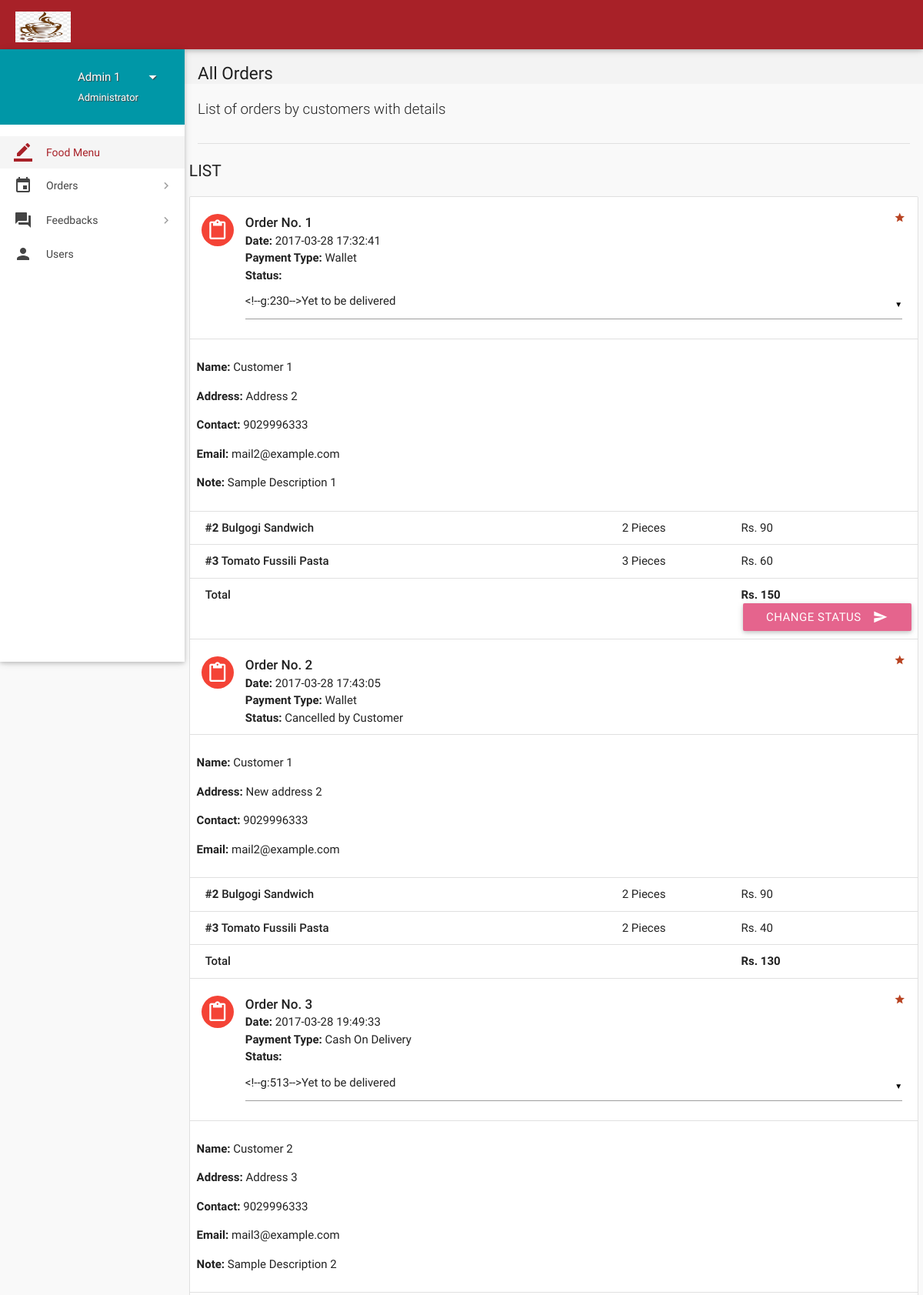
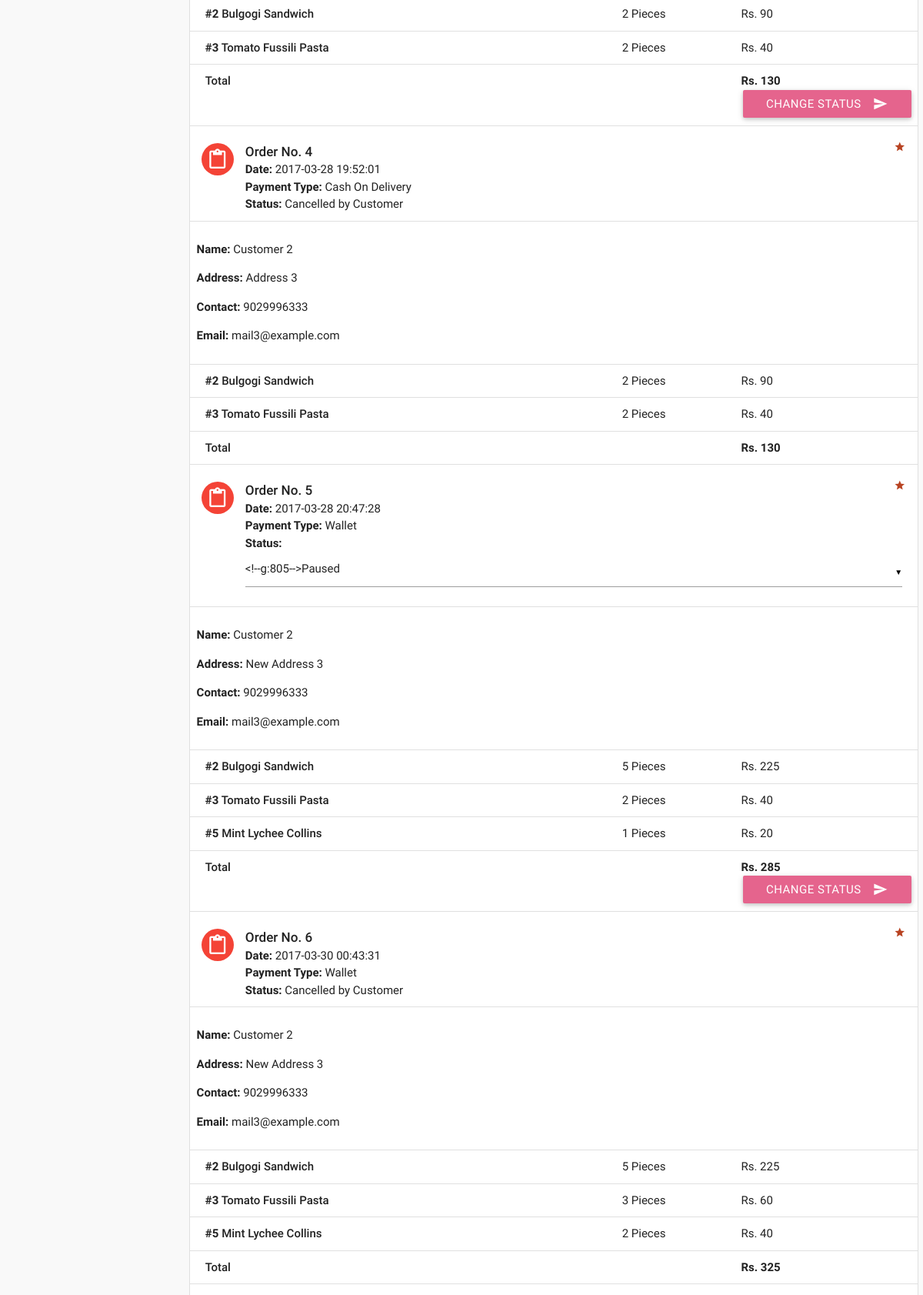
/user/all-orders.php (signed in, upper part), run on the app's committed database (2 pictures, top to bottom).
### tables this page shows
CREATE TABLE `orders` (
  `id` int(11) NOT NULL,
  `customer_id` int(11) NOT NULL,
  `address` varchar(300) NOT NULL,
  `description` varchar(300) NOT NULL,
  `date` datetime NOT NULL DEFAULT current_timestamp(),
  `payment_type` varchar(16) NOT NULL DEFAULT 'Wallet',
  `total` int(11) NOT NULL,
  `status` varchar(25) NOT NULL DEFAULT 'Yet to be delivered',
  `deleted` tinyint(4) NOT NULL DEFAULT 0
);

CREATE TABLE `users` (
  `id` int(11) NOT NULL,
  `role` varchar(15) NOT NULL DEFAULT 'Customer',
  `name` varchar(15) NOT NULL,
  `username` varchar(100) NOT NULL,
  `password` varchar(16) NOT NULL,
  `email` varchar(35) DEFAULT NULL,
  `address` varchar(300) DEFAULT NULL,
  `contact` bigint(11) NOT NULL,
  `verified` tinyint(1) NOT NULL DEFAULT 0,
  `deleted` tinyint(4) NOT NULL DEFAULT 0
);

CREATE TABLE `order_details` (
  `id` int(11) NOT NULL,
  `order_id` int(11) NOT NULL,
  `item_id` int(11) NOT NULL,
  `quantity` int(11) NOT NULL,
  `price` int(11) NOT NULL
);

CREATE TABLE `items` (
  `id` int(11) NOT NULL,
  `name` varchar(50) NOT NULL,
  `price` int(11) NOT NULL,
  `deleted` tinyint(4) NOT NULL DEFAULT 0,
  `image` mediumblob NOT NULL
);

### user/all-orders.php (the view, shortened to what this page needs)
<?php
include "includes/admin_header.php";
?>
<section id="content">
    <div id="breadcrumbs-wrapper">
        <div class="container">
            <div class="row">
                <div class="col s12 m12 l12">
                    <h5 class="breadcrumbs-title">All Orders</h5>
                </div>
            </div>
        </div>
    </div>
    <div class="container">
        <p class="caption">List of orders by customers with details</p>
        <div class="divider"></div>
        <div id="work-collections" class="seaction">
            <?php
if (isset($_GET['status'])) {
    $status = $_GET['status'];
} else {
    $status = '%';
}
$sql = mysqli_query($con, "SELECT * FROM orders WHERE status LIKE '$status';");
echo '<div class="row">
                <div>
                    <h4 class="header">List</h4>
                    <ul id="issues-collection" class="collection">';
while ($row = mysqli_fetch_array($sql)) {
    $status = $row['status'];
    $deleted = $row['deleted'];
    echo '<li class="collection-item avatar">
                              <i class="mdi-content-content-paste red circle"></i>
                              <span class="collection-header">Order No. ' . $row['id'] . '</span>
                              <p><strong>Date:</strong> ' . $row['date'] . '</p>
                              <p><strong>Payment Type:</strong> ' . $row['payment_type'] . '</p>
							  <p><strong>Status:</strong> ' . ($deleted ? $status : '
							  <form method="post" action="handlers/edit-orders.php">
							    <input type="hidden" value="' . $row['id'] . '" name="id">
								<select name="status">
								<option value="Yet to be delivered" ' . ($status == 'Yet to be delivered' ? 'selected' : '') . '>Yet to be delivered</option>
								<option value="Delivered" ' . ($status == 'Delivered' ? 'selected' : '') . '>Delivered</option>
								<option value="Cancelled by Admin" ' . ($status == 'Cancelled by Admin' ? 'selected' : '') . '>Cancelled by Admin</option>
								<option value="Paused" ' . ($status == 'Paused' ? 'selected' : '') . '>Paused</option>
								</select>
							  ') . '</p>
                              <a href="#" class="secondary-content"><i class="mdi-action-grade"></i></a>
                              </li>';
    $order_id = $row['id'];
    $customer_id = $row['customer_id'];
    $sql1 = mysqli_query($con, "SELECT * FROM order_details WHERE order_id = $order_id;");
    $sql3 = mysqli_query($con, "SELECT * FROM users WHERE id = $customer_id;");
    while ($row3 = mysqli_fetch_array($sql3)) {
        echo '<li class="collection-item">
                            <div class="row">
							<p><strong>Name: </strong>' . $row3['name'] . '</p>
							<p><strong>Address: </strong>' . $row['address'] . '</p>
							' . ($row3['contact'] == '' ? '' : '<p><strong>Contact: </strong>' . $row3['contact'] . '</p>') . '
							' . ($row3['email'] == '' ? '' : '<p><strong>Email: </strong>' . $row3['email'] . '</p>') . '
							' . (!empty($row['description']) ? '<p><strong>Note: </strong>' . $row['description'] . '</p>' : '') . '
                            </li>';
    }
    while ($row1 = mysqli_fetch_array($sql1)) {
        $item_id = $row1['item_id'];
        $sql2 = mysqli_query($con, "SELECT * FROM items WHERE id = $item_id;");
        while ($row2 = mysqli_fetch_array($sql2)) {
            $item_name = $row2['name'];
        }
        echo '<li class="collection-item">
                            <div class="row">
                            <div class="col s7">
                            <p class="collections-title"><strong>#' . $row1['item_id'] . '</strong> ' . $item_name . '</p>
                            </div>
                            <div class="col s2">
                            <span>' . $row1['quantity'] . ' Pieces</span>
                            </div>
                            <div class="col s3">
                            <span>Rs. ' . $row1['price'] . '</span>
                            </div>
                            </div>
                            </li>';
    }
    echo '<li class="collection-item">
                                        <div class="row">
                                            <div class="col s7">
                                                <p class="collections-title"> Total</p>
                                            </div>
                                            <div class="col s2">
											<span> </span>
                                            </div>
                                            <div class="col s3">
                                                <span><strong>Rs. ' . $row['total'] . '</strong></span>
                                            </div>';
    if (!$deleted) {
        echo '<button class="btn waves-effect waves-light right submit" type="submit" name="action">Change Status
                                              <i class="mdi-content-send right"></i>
										</button>
										</form>';
    }
    echo '</div></li>';
}
?>
            </ul>
        </div>
    </div>
    </div>
    </div>
</section>
</div>
</div>
</body>
</html>

### data on the page
orders: id "1", date "2017-03-28 17:32:41", payment_type "Wallet", address "Address 2", description "Sample Description 1", total "150", deleted "CHANGE STATUS"
users: name "Customer 1", contact "9029996333", email "mail2@example.com"
order_details: item "2", item.name "Bulgogi Sandwich", quantity "2", price "90"
order_details: item "3", item.name "Tomato Fussili Pasta", quantity "3", price "60"
orders: id "2", date "2017-03-28 17:43:05", payment_type "Wallet", status "Cancelled by Customer", address "New address 2", total "130"
order_details: item "2", item.name "Bulgogi Sandwich", quantity "2", price "90"
order_details: item "3", item.name "Tomato Fussili Pasta", quantity "2", price "40"
orders: id "3", date "2017-03-28 19:49:33", payment_type "Cash On Delivery", address "Address 3", description "Sample Description 2", total "130", deleted "CHANGE STATUS"
users: name "Customer 2", contact "9029996333", email "mail3@example.com"
order_details: item "2", item.name "Bulgogi Sandwich", quantity "2", price "90"
order_details: item "3", item.name "Tomato Fussili Pasta", quantity "2", price "40"
orders: id "4", date "2017-03-28 19:52:01", payment_type "Cash On Delivery", status "Cancelled by Customer", address "Address 3", total "130"
order_details: item "2", item.name "Bulgogi Sandwich", quantity "2", price "90"
order_details: item "3", item.name "Tomato Fussili Pasta", quantity "2", price "40"
orders: id "5", date "2017-03-28 20:47:28", payment_type "Wallet", address "New Address 3", total "285", deleted "CHANGE STATUS"
order_details: item "2", item.name "Bulgogi Sandwich", quantity "5", price "225"
order_details: item "3", item.name "Tomato Fussili Pasta", quantity "2", price "40"
order_details: item "5", item.name "Mint Lychee Collins", quantity "1", price "20"
orders: id "6", date "2017-03-30 00:43:31", payment_type "Wallet", status "Cancelled by Customer", address "New Address 3", total "325"
order_details: item "2", item.name "Bulgogi Sandwich", quantity "5", price "225"
order_details: item "3", item.name "Tomato Fussili Pasta", quantity "3", price "60"
order_details: item "5", item.name "Mint Lychee Collins", quantity "2", price "40"

### other printed values
$name "Admin 1"
$role "Administrator"
